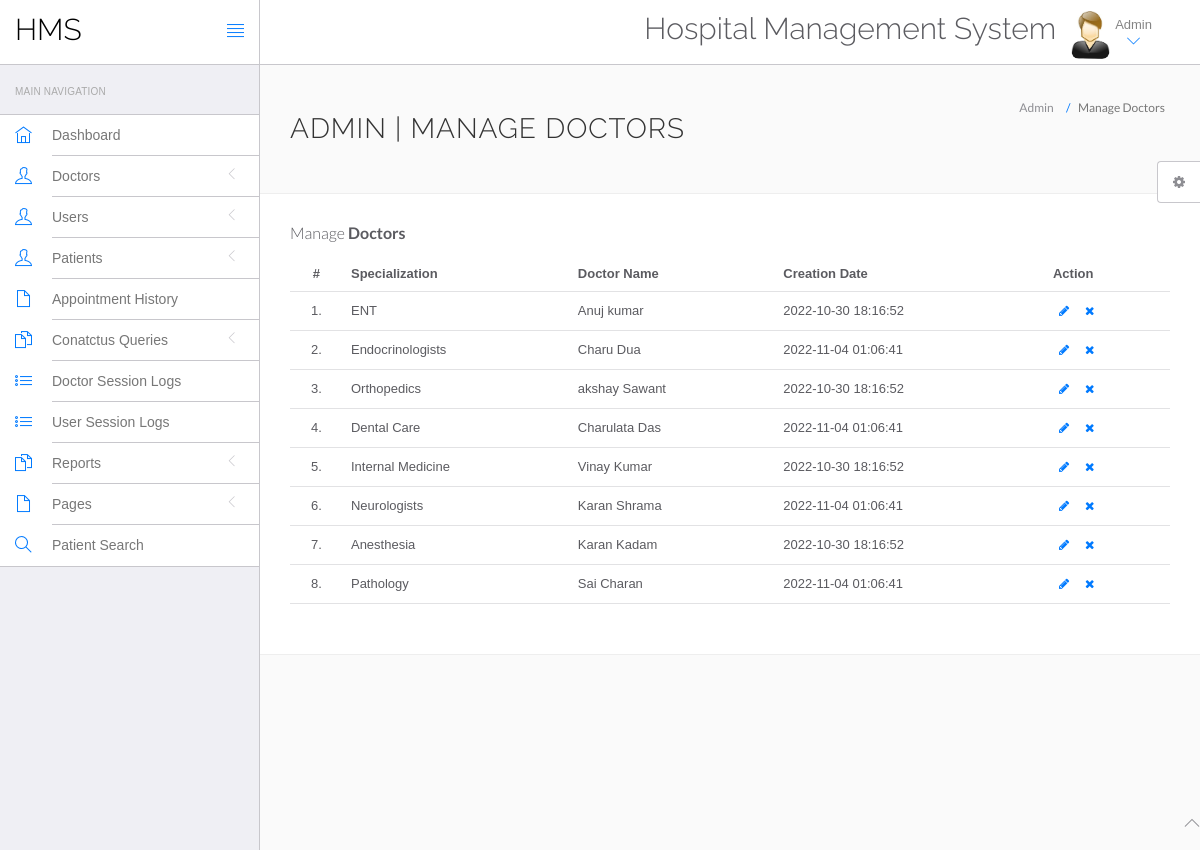
The page /hms/admin/manage-doctors.php (signed in) on the database its author committed.
### tables this page shows
CREATE TABLE `doctors` (
  `id` int(11) NOT NULL,
  `specilization` varchar(255) DEFAULT NULL,
  `doctorName` varchar(255) DEFAULT NULL,
  `address` longtext DEFAULT NULL,
  `docFees` varchar(255) DEFAULT NULL,
  `contactno` bigint(11) DEFAULT NULL,
  `docEmail` varchar(255) DEFAULT NULL,
  `password` varchar(255) DEFAULT NULL,
  `creationDate` timestamp NULL DEFAULT current_timestamp(),
  `updationDate` timestamp NULL DEFAULT NULL ON UPDATE current_timestamp()
);

### hms/admin/manage-doctors.php (the view, shortened to what this page needs)
<?php
include('include/config.php');
if(strlen($_SESSION['id']==0)) {
 header('location:logout.php');
  } else{
?>
<!DOCTYPE html>
<html lang="en">
	<head>
		<link rel="stylesheet" href="vendor/bootstrap/css/bootstrap.min.css">
		<link rel="stylesheet" href="vendor/fontawesome/css/font-awesome.min.css">
		<link rel="stylesheet" href="vendor/themify-icons/themify-icons.min.css">
		<link href="vendor/animate.css/animate.min.css" rel="stylesheet" media="screen">
		<link href="vendor/perfect-scrollbar/perfect-scrollbar.min.css" rel="stylesheet" media="screen">
		<link href="vendor/switchery/switchery.min.css" rel="stylesheet" media="screen">
		<link href="vendor/bootstrap-touchspin/jquery.bootstrap-touchspin.min.css" rel="stylesheet" media="screen">
		<link href="vendor/select2/select2.min.css" rel="stylesheet" media="screen">
		<link href="vendor/bootstrap-datepicker/bootstrap-datepicker3.standalone.min.css" rel="stylesheet" media="screen">
		<link href="vendor/bootstrap-timepicker/bootstrap-timepicker.min.css" rel="stylesheet" media="screen">
		<link rel="stylesheet" href="assets/css/styles.css">
		<link rel="stylesheet" href="assets/css/plugins.css">
		<link rel="stylesheet" href="assets/css/themes/theme-1.css" id="skin_color" />
	</head>
	<body>
		<div id="app">
<?php include('include/sidebar.php');?>
			<div class="app-content">
						<?php include('include/header.php');?>
				<div class="main-content" >
					<div class="wrap-content container" id="container">
						<section id="page-title">
							<div class="row">
								<div class="col-sm-8">
									<h1 class="mainTitle">Admin | Manage Doctors</h1>
																	</div>
								<ol class="breadcrumb">
									<li>
										<span>Admin</span>
									</li>
									<li class="active">
										<span>Manage Doctors</span>
									</li>
								</ol>
							</div>
						</section>
						<div class="container-fluid container-fullw bg-white">
									<div class="row">
								<div class="col-md-12">
									<h5 class="over-title margin-bottom-15">Manage <span class="text-bold">Doctors</span></h5>
									<table class="table table-hover" id="sample-table-1">
										<thead>
											<tr>
												<th class="center">#</th>
												<th>Specialization</th>
												<th class="hidden-xs">Doctor Name</th>
												<th>Creation Date </th>
												<th>Action</th>
											</tr>
										</thead>
										<tbody>
<?php
$sql=mysqli_query($con,"select * from doctors");
$cnt=1;
while($row=mysqli_fetch_array($sql))
{
?>
											<tr>
												<td class="center"><?php echo $cnt;?>.</td>
												<td class="hidden-xs"><?php echo $row['specilization'];?></td>
												<td><?php echo $row['doctorName'];?></td>
												<td><?php echo $row['creationDate'];?>
												</td>
												<td >
												<div class="visible-md visible-lg hidden-sm hidden-xs">
							<a href="edit-doctor.php?id=<?php echo $row['id'];?>" class="btn btn-transparent btn-xs" tooltip-placement="top" tooltip="Edit"><i class="fa fa-pencil"></i></a>
	<a href="manage-doctors.php?id=<?php echo $row['id']?>&del=delete" onClick="return confirm('Are you sure you want to delete?')"class="btn btn-transparent btn-xs tooltips" tooltip-placement="top" tooltip="Remove"><i class="fa fa-times fa fa-white"></i></a>
												</div>
												</td>
											</tr>
											<?php
$cnt=$cnt+1;
											 }?>
										</tbody>
									</table>
								</div>
							</div>
								</div>
							</div>
						</div>
					</div>
				</div>
	<?php include('include/footer.php');?>
	<?php include('include/setting.php');?>
	</body>
</html>
<?php } ?>

### hms/admin/assets/css/themes/theme-1.css (style rules this page uses)
body { background: #FAFAFA; }

### rows shown on the page
doctors: specilization "ENT", doctorName "Anuj kumar", creationDate "2022-10-30 18:16:52"
doctors: specilization "Endocrinologists", doctorName "Charu Dua", creationDate "2022-11-04 01:06:41"
doctors: specilization "Orthopedics", doctorName "akshay Sawant", creationDate "2022-10-30 18:16:52"
doctors: specilization "Dental Care", doctorName "Charulata Das", creationDate "2022-11-04 01:06:41"
doctors: specilization "Internal Medicine", doctorName "Vinay Kumar", creationDate "2022-10-30 18:16:52"
doctors: specilization "Neurologists", doctorName "Karan Shrama", creationDate "2022-11-04 01:06:41"
doctors: specilization "Anesthesia", doctorName "Karan Kadam", creationDate "2022-10-30 18:16:52"
doctors: specilization "Pathology", doctorName "Sai Charan", creationDate "2022-11-04 01:06:41"
